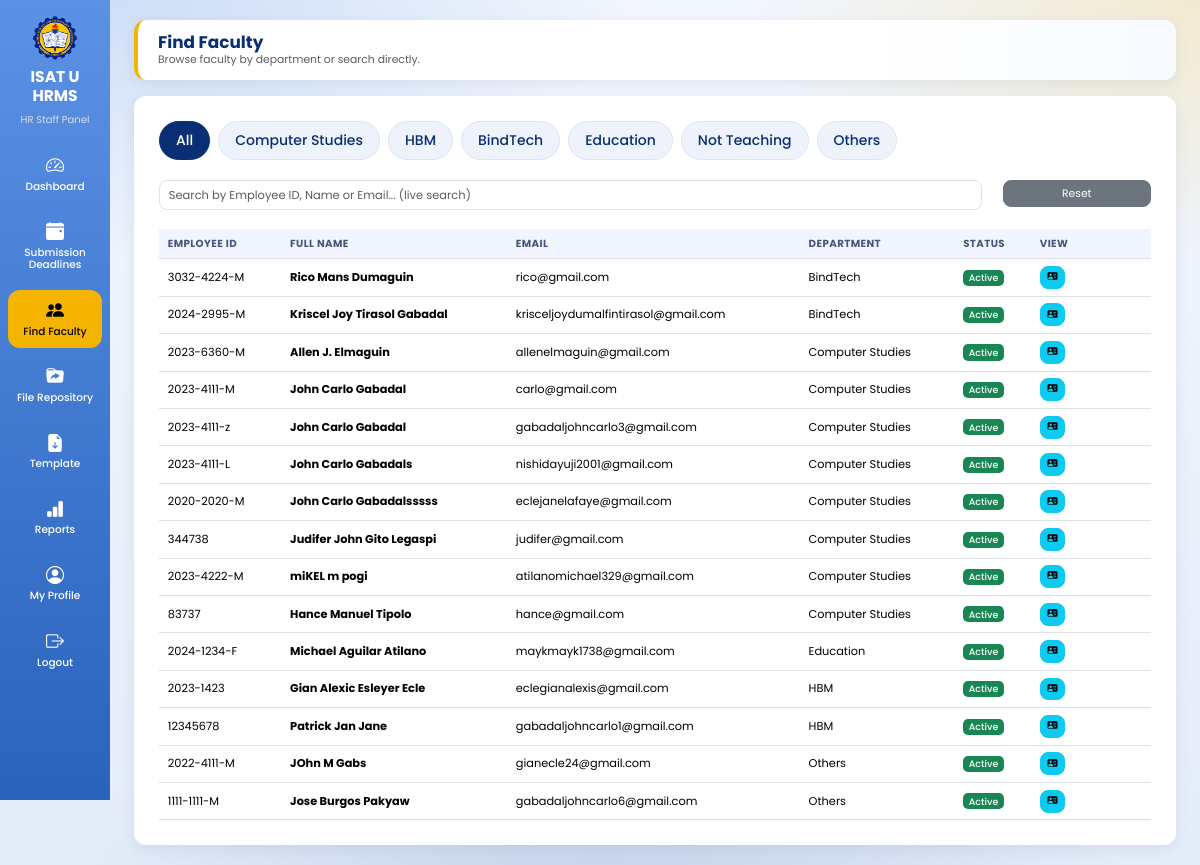
Page /hr_staff/find_faculty.php (signed in) on the committed database.
### tables this page shows
CREATE TABLE `users` (
  `user_id` int(11) NOT NULL AUTO_INCREMENT,
  `employee_id` varchar(50) DEFAULT NULL,
  `first_name` varchar(100) NOT NULL,
  `middle_name` varchar(100) DEFAULT NULL,
  `last_name` varchar(100) NOT NULL,
  `email` varchar(150) NOT NULL,
  `password` varchar(255) NOT NULL,
  `role` varchar(20) NOT NULL,
  `department` varchar(150) DEFAULT NULL,
  `position_title` varchar(150) DEFAULT NULL,
  `profile_picture` varchar(255) DEFAULT NULL,
  `reset_token` varchar(255) DEFAULT NULL,
  `reset_token_expiry` datetime DEFAULT NULL,
  `status` varchar(20) DEFAULT 'active',
  `created_at` timestamp NOT NULL DEFAULT current_timestamp(),
  PRIMARY KEY (`user_id`)
);

### hr_staff/partials/faculty_rows.php (the view)
<?php
if (mysqli_num_rows($query) === 0) {
?>
<tr>
    <td colspan="6" class="text-center text-muted py-4">No faculty found.</td>
</tr>
<?php
} else {
    while ($row = mysqli_fetch_assoc($query)) {
?>
<tr>
    <td><?php echo htmlspecialchars($row['employee_id']); ?></td>
    <td><strong><?php echo htmlspecialchars($row['first_name'].' '.$row['middle_name'].' '.$row['last_name']); ?></strong></td>
    <td><?php echo htmlspecialchars($row['email']); ?></td>
    <td><?php echo htmlspecialchars($row['department'] ?? ''); ?></td>
    <td>
        <?php if ($row['status'] === 'Active'): ?>
            <span class="badge bg-success">Active</span>
        <?php else: ?>
            <span class="badge bg-danger">Inactive</span>
        <?php endif; ?>
    </td>
    <td>
        <a href="faculty_profile.php?id=<?php echo $row['user_id']; ?>" class="btn btn-info btn-sm" title="View Profile">
            <i class="bi bi-person-vcard-fill"></i>
        </a>
    </td>
</tr>
<?php
    }
}
?>

### assets/ui.css (style rules this page uses)
html { font-size:13.5px !important; }
body { font-size:.92rem; background: radial-gradient(900px 500px at 8% -5%, rgba(91,146,229,.28), transparent 60%), radial-gradient(800px 480px at 100% 0%, rgba(245,180,0,.18), transparent 55%), radial-gradient(900px 600px at 50% 110%, rgba(18,60,146,.16), transparent 60%), linear-gradient(180deg,#f2f6fd 0%,#e4ecf9 100%) !important; background-attachment:fixed !important; }
.table>:not(caption)>*>* { padding:.5rem .65rem !important; }
.btn { font-size:.8rem;padding:.32rem .7rem;border-radius:8px; }
.btn-sm { font-size:.74rem !important;padding:.22rem .5rem !important; }
.badge { font-size:.7rem;font-weight:500;padding:.35em .6em; }

### hr_staff/find_faculty.php (style rules this page uses)
* { margin:0;padding:0;box-sizing:border-box;font-family:'Poppins',sans-serif; }
body { background:#eef3fb;overflow-x:hidden; }
.table th,.table td { white-space:nowrap; }

### rows in the picture
users: employee "3032-4224-M", first_name+middle_name+last_name "Rico Mans Dumaguin", email "rico@gmail.com", department "BindTech", status "Active"
users: employee "2024-2995-M", first_name+middle_name+last_name "Kriscel Joy Tirasol Gabadal", email "krisceljoydumalfintirasol@gmail.com", department "BindTech", status "Active"
users: employee "2023-6360-M", first_name+middle_name+last_name "Allen J. Elmaguin", email "allenelmaguin@gmail.com", department "Computer Studies", status "Active"
users: employee "2023-4111-M", first_name+middle_name+last_name "John Carlo Gabadal", email "carlo@gmail.com", department "Computer Studies", status "Active"
users: employee "2023-4111-z", first_name+middle_name+last_name "John Carlo Gabadal", email "gabadaljohncarlo3@gmail.com", department "Computer Studies", status "Active"
users: employee "2023-4111-L", first_name+middle_name+last_name "John Carlo Gabadals", email "nishidayuji2001@gmail.com", department "Computer Studies", status "Active"
users: employee "2020-2020-M", first_name+middle_name+last_name "John Carlo Gabadalsssss", email "eclejanelafaye@gmail.com", department "Computer Studies", status "Active"
users: employee "344738", first_name+middle_name+last_name "Judifer John Gito Legaspi", email "judifer@gmail.com", department "Computer Studies", status "Active"
users: employee "2023-4222-M", first_name+middle_name+last_name "miKEL m pogi", email "atilanomichael329@gmail.com", department "Computer Studies", status "Active"
users: employee "83737", first_name+middle_name+last_name "Hance Manuel Tipolo", email "hance@gmail.com", department "Computer Studies", status "Active"
users: employee "2024-1234-F", first_name+middle_name+last_name "Michael Aguilar Atilano", email "maykmayk1738@gmail.com", department "Education", status "Active"
users: employee "2023-1423", first_name+middle_name+last_name "Gian Alexic Esleyer Ecle", email "eclegianalexis@gmail.com", department "HBM", status "Active"
users: employee "12345678", first_name+middle_name+last_name "Patrick Jan Jane", email "gabadaljohncarlo1@gmail.com", department "HBM", status "Active"
users: employee "2022-4111-M", first_name+middle_name+last_name "JOhn M Gabs", email "gianecle24@gmail.com", department "Others", status "Active"
users: employee "1111-1111-M", first_name+middle_name+last_name "Jose Burgos Pakyaw", email "gabadaljohncarlo6@gmail.com", department "Others", status "Active"

### other values in the picture
$dept "All"
$dept "Computer Studies"
$dept "HBM"
$dept "BindTech"
$dept "Education"
$dept "Not Teaching"
$dept "Others"
